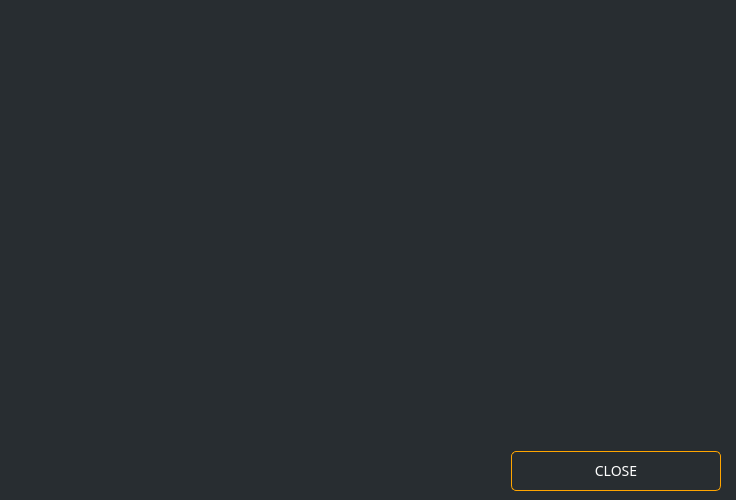
<?xml version="1.0" encoding="UTF-8"?>
<ui version="4.0">
 <class>DepositDetailsDialog</class>
 <widget class="QDialog" name="DepositDetailsDialog">
  <property name="geometry">
   <rect>
    <x>0</x>
    <y>0</y>
    <width>736</width>
    <height>500</height>
   </rect>
  </property>
  <property name="minimumSize">
   <size>
    <width>0</width>
    <height>500</height>
   </size>
  </property>
  <property name="windowTitle">
   <string>Deposit Details</string>
  </property>
  <property name="styleSheet">
   <string notr="true">background-color: #282d31;
color: #ddd;
border: 0px;
font-family: 'Poppins';</string>
  </property>
  <layout class="QVBoxLayout" name="verticalLayout">
   <property name="leftMargin">
    <number>15</number>
   </property>
   <property name="topMargin">
    <number>15</number>
   </property>
   <property name="rightMargin">
    <number>15</number>
   </property>
   <property name="bottomMargin">
    <number>9</number>
   </property>
   <item>
    <widget class="QTextBrowser" name="m_detailsBrowser">
     <property name="font">
      <font>
       <family>Poppins</family>
       <pointsize>-1</pointsize>
      </font>
     </property>
     <property name="styleSheet">
      <string notr="true">
color: #ddd;
border: 0px;
font-size: 14px;</string>
     </property>
    </widget>
   </item>
   <item>
    <layout class="QHBoxLayout" name="horizontalLayout">
     <item>
      <spacer name="horizontalSpacer">
       <property name="orientation">
        <enum>Qt::Horizontal</enum>
       </property>
       <property name="sizeHint" stdset="0">
        <size>
         <width>40</width>
         <height>20</height>
        </size>
       </property>
      </spacer>
     </item>
     <item>
      <widget class="QPushButton" name="m_okButton">
       <property name="minimumSize">
        <size>
         <width>210</width>
         <height>40</height>
        </size>
       </property>
       <property name="font">
        <font>
         <family>Poppins</family>
         <pointsize>-1</pointsize>
        </font>
       </property>
      <property name="styleSheet">
     <string notr="true">QPushButton#m_okButton
{
    color: #fff;
    border: 1px solid orange;
    font-size: 14px;
    border-radius: 5px; font-family: 'Poppins';
}

QPushButton#m_okButton:hover
{
    color: orange;
    border: 1px solid orange;
    font-size: 14px;
    border-radius: 5px;
    font-family: 'Poppins';
}

QPushButton#m_okButton:pressed
{
    color: #fff;
    border: 1px solid orange;
    font-size: 14px;
    border-radius: 5px;
    font-family: 'Poppins';
}</string>
       </property>
       <property name="text">
        <string>CLOSE</string>
       </property>
      </widget>
     </item>
    </layout>
   </item>
  </layout>
 </widget>
 <resources/>
 <connections>
  <connection>
   <sender>m_okButton</sender>
   <signal>clicked()</signal>
   <receiver>DepositDetailsDialog</receiver>
   <slot>accept()</slot>
   <hints>
    <hint type="sourcelabel">
     <x>683</x>
     <y>333</y>
    </hint>
    <hint type="destinationlabel">
     <x>367</x>
     <y>178</y>
    </hint>
   </hints>
  </connection>
 </connections>
</ui>
